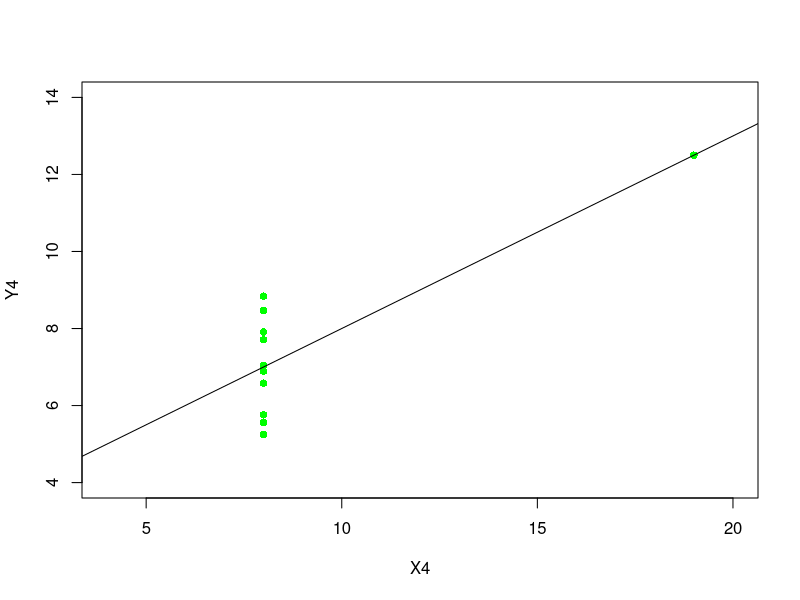

Write the R code that produced this figure.
x <- c(8,8,8,8,8,8,8,19,8,8,8)
y <- c(6.58,5.76,7.71,8.84,8.47,7.04,5.25,12.5,5.56,7.91,6.89)
lmfit <- lm(y~x)
plot(y~x,xlab="X4",ylab="Y4", col="green", pch=16,xlim=c(4,20),ylim=c(4,14))
abline(lmfit)